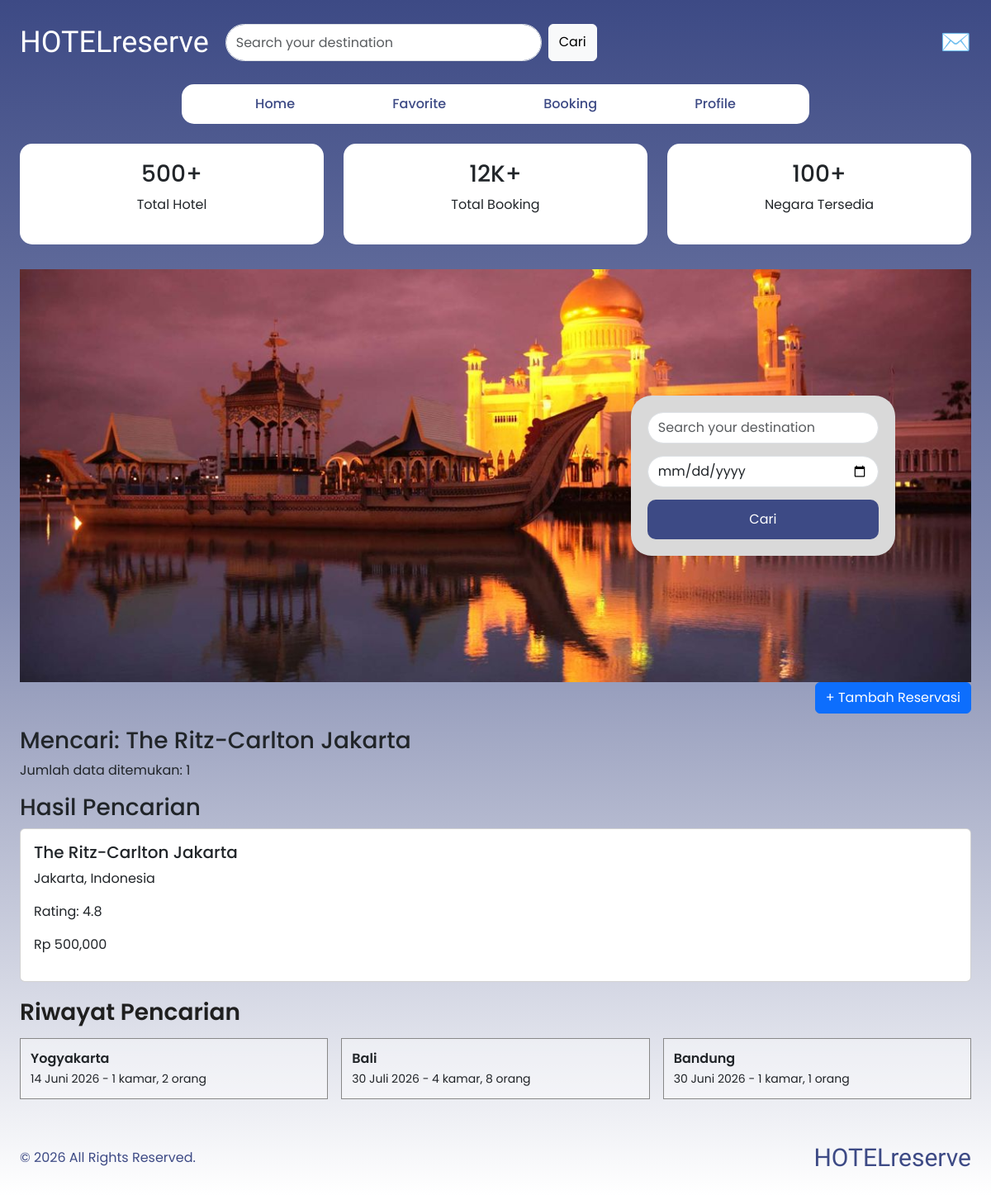
The page /pages/booking.php?tujuan=The Ritz-Carlton Jakarta (signed in) on the database its author committed.
### tables this page shows
CREATE TABLE `hotel` (
  `id_hotel` int(11) NOT NULL,
  `nama_hotel` varchar(100) DEFAULT NULL,
  `negara` varchar(100) DEFAULT NULL,
  `kota` varchar(100) DEFAULT NULL,
  `rating` decimal(2,1) DEFAULT NULL,
  `harga_mulai` int(11) DEFAULT NULL,
  `gambar` varchar(255) DEFAULT NULL
);

### pages/booking.php (the view, shortened to what this page needs)
<!DOCTYPE html>
<html>
<head>
    <link href="https://cdn.jsdelivr.net/npm/bootstrap@5.3.3/dist/css/bootstrap.min.css" rel="stylesheet">
</head>
<body>
    <div class="container-fluid p-4 main-container">
        <div class="top-bar">
            <div class="logo">
                HOTELreserve
            </div>
            <div class="search-box">
                <form method="GET" class="d-flex">
                    <input type="text" name="tujuan" class="form-control" placeholder="Search your destination">
                    <button type="submit" class="btn btn-light ms-2">
                        Cari
                    </button>
                </form>
            </div>
            <div class="header-icons">
                <a href="notifikasi.php" class="mail-icon text-decoration-none">
                    ✉️
                </a>
            </div>
        </div>
        <div class="row justify-content-center mt-4">
            <div class="col-lg-8">
                <div id="menuBox" class="menu-box d-flex justify-content-around">
                    <a href="home.php">Home</a>
                    <a href="favorite.php">Favorite</a>
                    <a href="booking.php">Booking</a>
                    <a href="profile.php">Profile</a>
                </div>
            </div>
        </div>
        <div class="row mt-4 text-center">
            <div class="col-md-4">
                <div class="stat-card">
                    <h3>500+</h3>
                    <p>Total Hotel</p>
                </div>
            </div>
            <div class="col-md-4">
                <div class="stat-card">
                    <h3>12K+</h3>
                    <p>Total Booking</p>
                </div>
            </div>
            <div class="col-md-4">
                <div class="stat-card">
                    <h3>100+</h3>
                    <p>Negara Tersedia</p>
                </div>
            </div>
        </div>
        <div class="hero">
            <img src="../assets/img/brunei.jpg">
            <div class="booking-form">
                <form method="GET">
                    <input type="text" name="tujuan" class="form-control" placeholder="Search your destination">
                    <input type="date" name="tanggal" class="form-control">
                    <button type="submit" class="booking-btn">
                        Cari
                    </button>
                </form>
            </div>
        </div>
        <div class="text-end mb-3">
            <a href="tambah_booking.php" class="btn btn-primary">
                + Tambah Reservasi
            </a>
        </div>
        <?php
        if (isset($_GET['tujuan']) && $_GET['tujuan'] != '') {
            $search = mysqli_real_escape_string(
                $conn,
                $_GET['tujuan']
            );
            echo "<h3>Mencari: "
                . htmlspecialchars($search)
                . "</h3>";
            $query = mysqli_query(
                $conn,
                "SELECT *
         FROM hotel
         WHERE nama_hotel LIKE '%$search%'
         OR negara LIKE '%$search%'
         OR kota LIKE '%$search%'"
            );
            $jumlah = mysqli_num_rows($query);
            echo "<p>Jumlah data ditemukan: $jumlah</p>";
            echo "<h3>Hasil Pencarian</h3>";
            if ($jumlah > 0) {
                while ($hotel = mysqli_fetch_assoc($query)) {
                    echo "
            <div class='card mb-3'>
                <div class='card-body'>
                    <h5>{$hotel['nama_hotel']}</h5>
                    <p>
                        {$hotel['kota']},
                        {$hotel['negara']}
                    </p>
                    <p>
                        Rating:
                        {$hotel['rating']}
                    </p>
                    <p>
                        Rp " . number_format($hotel['harga_mulai']) . "
                    </p>
                </div>
            </div>
            ";
                }
            } else {
                echo "
        <div class='alert alert-warning'>
            Hotel tidak ditemukan
        </div>
        ";
            }
        }
        ?>
        <h3 class="history-title">
            Riwayat Pencarian
        </h3>
        <div class="row g-3">
            <div class="col-md-4">
                <div class="history-card">
                    <div class="history-city">Yogyakarta</div>
                    <small>14 Juni 2026 - 1 kamar, 2 orang</small>
                </div>
            </div>
            <div class="col-md-4">
                <div class="history-card">
                    <div class="history-city">Bali</div>
                    <small>30 Juli 2026 - 4 kamar, 8 orang</small>
                </div>
            </div>
            <div class="col-md-4">
                <div class="history-card">
                    <div class="history-city">Bandung</div>
                    <small>30 Juni 2026 - 1 kamar, 1 orang</small>
                </div>
            </div>
        </div>
        <div class="d-flex justify-content-between align-items-center mt-5">
            <div class="footer">
                © 2026 All Rights Reserved.
            </div>
            <div class="footer-logo">
                HOTELreserve
            </div>
        </div>
    </div>
</body>
</html>

### pages/booking.php (style rules this page uses)
* { margin: 0; padding: 0; box-sizing: border-box; font-family: 'Poppins', sans-serif; }
body { background: #1f1f1f; }
.main-container { min-height: 100vh; background: linear-gradient(180deg, #3D4A85 0%, #868EB2 50%, #FFFFFF 100%); }
.logo { font-family: 'Molle', cursive; font-size: 36px; color: white; }
.top-bar { display: flex; align-items: center; gap: 20px; }
.search-box { flex: 1; max-width: 450px; }
.search-box input { border-radius: 30px; height: 45px; }
.header-icons { margin-left: auto; display: flex; gap: 15px; align-items: center; }
.mail-icon { font-size: 30px; color: white; }
.menu-box { background: white; border-radius: 15px; padding: 12px 30px; }
.menu-box a { text-decoration: none; color: #3D4A85; font-weight: 500; }
.hero { position: relative; margin-top: 30px; }
.hero img { width: 100%; height: 500px; object-fit: cover; }
.booking-form { position: absolute; top: 50%; right: 8%; transform: translateY(-50%); width: 320px; background: #d9d9d9; padding: 20px; border-radius: 25px; }
.booking-form input { margin-bottom: 15px; border-radius: 20px; }
.booking-btn { width: 100%; border: none; padding: 12px; border-radius: 10px; background: #3D4A85; color: white; }
.stat-card { background: white; padding: 20px; border-radius: 15px; }
.history-title { margin-top: 20px; margin-bottom: 15px; color: #1f1f1f; font-weight: 600; }
.history-card { border: 1px solid #888; background: rgba(255, 255, 255, .4); padding: 12px; }
.history-city { font-weight: 600; }
.footer { color: #3D4A85; }
.footer-logo { font-family: 'Molle', cursive; font-size: 30px; color: #3D4A85; }

### rows shown on the page
hotel: nama_hotel "The Ritz-Carlton Jakarta", kota "Jakarta", negara "Indonesia", rating "4.8", harga_mulai "500,000"

### other values the page prints
$search "The Ritz-Carlton Jakarta"
$jumlah "1"
